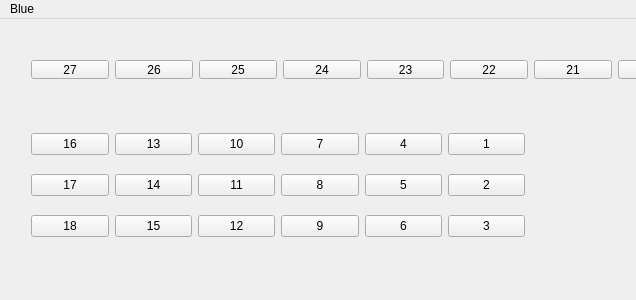
<?xml version="1.0" encoding="UTF-8"?>
<ui version="4.0">
 <class>DialUI</class>
 <widget class="QMainWindow" name="DialUI">
  <property name="geometry">
   <rect>
    <x>0</x>
    <y>0</y>
    <width>636</width>
    <height>300</height>
   </rect>
  </property>
  <property name="windowTitle">
   <string>MainWindow</string>
  </property>
  <widget class="QWidget" name="centralWidget">
   <widget class="QWidget" name="horizontalLayoutWidget">
    <property name="geometry">
     <rect>
      <x>20</x>
      <y>90</y>
      <width>516</width>
      <height>155</height>
     </rect>
    </property>
    <layout class="QHBoxLayout" name="horizontalLayout">
     <item>
      <layout class="QGridLayout" name="gridLayout_2">
       <item row="2" column="1">
        <widget class="QPushButton" name="b15">
         <property name="text">
          <string>15</string>
         </property>
        </widget>
       </item>
       <item row="1" column="1">
        <widget class="QPushButton" name="b14">
         <property name="text">
          <string>14</string>
         </property>
        </widget>
       </item>
       <item row="1" column="0">
        <widget class="QPushButton" name="b17">
         <property name="text">
          <string>17</string>
         </property>
        </widget>
       </item>
       <item row="2" column="0">
        <widget class="QPushButton" name="b18">
         <property name="text">
          <string>18</string>
         </property>
        </widget>
       </item>
       <item row="1" column="2">
        <widget class="QPushButton" name="b11">
         <property name="text">
          <string>11</string>
         </property>
        </widget>
       </item>
       <item row="2" column="2">
        <widget class="QPushButton" name="b12">
         <property name="text">
          <string>12</string>
         </property>
        </widget>
       </item>
       <item row="0" column="1">
        <widget class="QPushButton" name="b13">
         <property name="text">
          <string>13</string>
         </property>
        </widget>
       </item>
       <item row="0" column="0">
        <widget class="QPushButton" name="b16">
         <property name="text">
          <string>16</string>
         </property>
        </widget>
       </item>
       <item row="0" column="2">
        <widget class="QPushButton" name="b10">
         <property name="text">
          <string>10</string>
         </property>
        </widget>
       </item>
      </layout>
     </item>
     <item>
      <layout class="QGridLayout" name="gridLayout">
       <item row="1" column="1">
        <widget class="QPushButton" name="b5">
         <property name="text">
          <string>5</string>
         </property>
        </widget>
       </item>
       <item row="0" column="1">
        <widget class="QPushButton" name="b4">
         <property name="text">
          <string>4</string>
         </property>
        </widget>
       </item>
       <item row="1" column="2">
        <widget class="QPushButton" name="b2">
         <property name="text">
          <string>2</string>
         </property>
        </widget>
       </item>
       <item row="2" column="1">
        <widget class="QPushButton" name="b6">
         <property name="text">
          <string>6</string>
         </property>
        </widget>
       </item>
       <item row="2" column="2">
        <widget class="QPushButton" name="b3">
         <property name="text">
          <string>3</string>
         </property>
        </widget>
       </item>
       <item row="0" column="2">
        <widget class="QPushButton" name="b1">
         <property name="text">
          <string>1</string>
         </property>
        </widget>
       </item>
       <item row="0" column="0">
        <widget class="QPushButton" name="b7">
         <property name="text">
          <string>7</string>
         </property>
        </widget>
       </item>
       <item row="1" column="0">
        <widget class="QPushButton" name="b8">
         <property name="text">
          <string>8</string>
         </property>
        </widget>
       </item>
       <item row="2" column="0">
        <widget class="QPushButton" name="b9">
         <property name="text">
          <string>9</string>
         </property>
        </widget>
       </item>
      </layout>
     </item>
    </layout>
   </widget>
   <widget class="QWidget" name="horizontalLayoutWidget_2">
    <property name="geometry">
     <rect>
      <x>20</x>
      <y>30</y>
      <width>770</width>
      <height>41</height>
     </rect>
    </property>
    <layout class="QHBoxLayout" name="horizontalLayout_2">
     <property name="spacing">
      <number>6</number>
     </property>
     <item>
      <widget class="QPushButton" name="b27">
       <property name="text">
        <string>27</string>
       </property>
      </widget>
     </item>
     <item>
      <widget class="QPushButton" name="b26">
       <property name="text">
        <string>26</string>
       </property>
      </widget>
     </item>
     <item>
      <widget class="QPushButton" name="b25">
       <property name="text">
        <string>25</string>
       </property>
      </widget>
     </item>
     <item>
      <widget class="QPushButton" name="b24">
       <property name="text">
        <string>24</string>
       </property>
      </widget>
     </item>
     <item>
      <widget class="QPushButton" name="b23">
       <property name="text">
        <string>23</string>
       </property>
      </widget>
     </item>
     <item>
      <widget class="QPushButton" name="b22">
       <property name="text">
        <string>22</string>
       </property>
      </widget>
     </item>
     <item>
      <widget class="QPushButton" name="b21">
       <property name="text">
        <string>21</string>
       </property>
      </widget>
     </item>
     <item>
      <widget class="QPushButton" name="b20">
       <property name="text">
        <string>20</string>
       </property>
      </widget>
     </item>
     <item>
      <widget class="QPushButton" name="b19">
       <property name="text">
        <string>19</string>
       </property>
      </widget>
     </item>
    </layout>
   </widget>
  </widget>
  <widget class="QMenuBar" name="menuBar">
   <property name="geometry">
    <rect>
     <x>0</x>
     <y>0</y>
     <width>636</width>
     <height>28</height>
    </rect>
   </property>
   <widget class="QMenu" name="menusample">
    <property name="title">
     <string>Blue</string>
    </property>
   </widget>
   <addaction name="menusample"/>
  </widget>
 </widget>
 <layoutdefault spacing="6" margin="11"/>
 <resources/>
 <connections/>
</ui>
